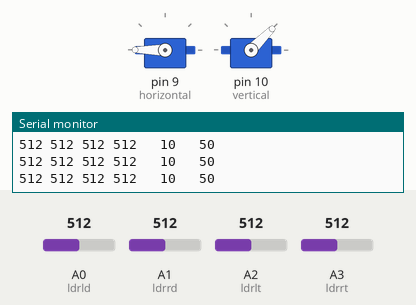
This sketch was run on a simulated Arduino Uno, built with avr-gcc and run on an emulated ATmega328P. Parts: 2 × servo, the last lines printed to the serial monitor. The test bench sets the inputs (shaded band); at power-on: A0 (ldrld) = 512, A1 (ldrrd) = 512, A2 (ldrlt) = 512, A3 (ldrrt) = 512.

Above: at 1.2 s.
1.3 s: A0 (ldrld) set to 606
4.3 s: A0 (ldrld) set to 630
At 7.1 s:
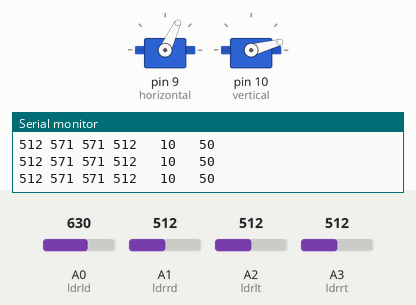
7.3 s: A1 (ldrrd) set to 309
8.8 s: A1 (ldrrd) set to 279
At 9.3 s:
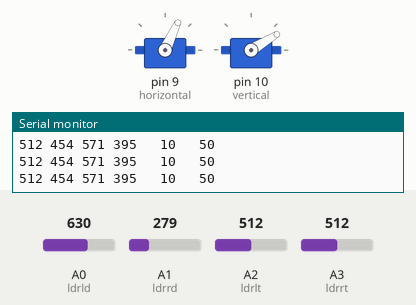
11.8 s: A2 (ldrlt) set to 55
At 12.35 s:
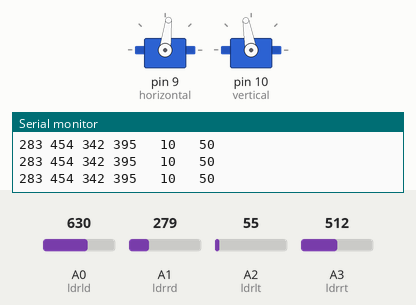
14.8 s: A3 (ldrrt) set to 314
At 16.0 s:
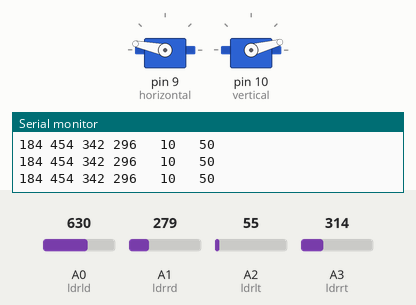
16.3 s: A3 (ldrrt) set to 287
At 16.78 s:
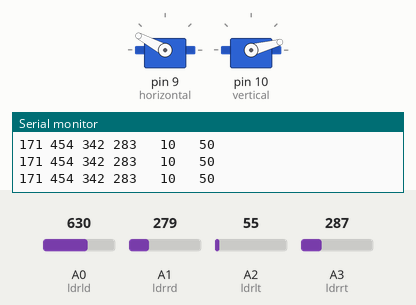
Timing chart, 0 to 20.3 s (numbered marks = the images above; inputs shaded):
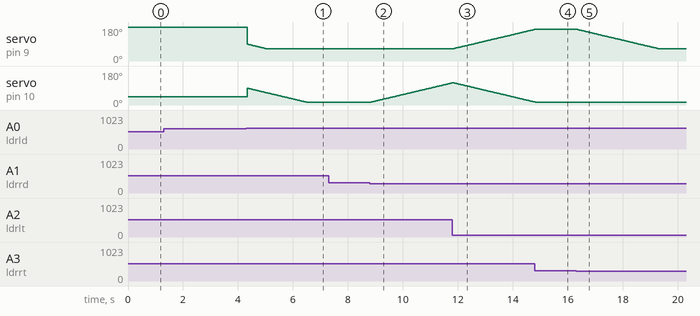

The sketch:

servoWithColorRecognition.ino
```cpp
#include <Servo.h>

Servo horizontal; // Yatay Servo Motor
int servoh = 90;
int servohLimitHigh = 180;
int servohLimitLow = 65;
Servo vertical;   // Dikey Servo
int servov = 90;
int servovLimitHigh = 120;
int servovLimitLow = 15;

int ldrlt = 2; // Sol Üst LDR Sensör Pini
int ldrrt = 3; //Sağ Üst LDR Sensör Pini
int ldrld = 0; //Sol Alt Sensör Pini
int ldrrd = 1; //Sağ Alt Sensör Pini

void setup()
{
  Serial.begin(9600);
  horizontal.attach(9); // Yatay Ekseni Servo Motor Pini
  vertical.attach(10); // Dikey Ekseni Servo Motor Pini
  horizontal.write(180);
  vertical.write(45);
}

void loop()
{
  int lt = analogRead(ldrlt); // Sol Üst LDR Sensör
  int rt = analogRead(ldrrt); // Sağ Üst LDR Sensör
  int ld = analogRead(ldrld); // Sol Alt Sensör
  int rd = analogRead(ldrrd); // Sağ Alt Sensör

  int dtime = 10;
  int tol = 50;

  int avt = (lt + rt) / 2; // Üst Sensör Verilerinin Ortalaması
  int avd = (ld + rd) / 2; // Alt Sensör Verilerinin Oratalaması
  int avl = (lt + ld) / 2; // Sol Sensör Verilerinin Ortalaması
  int avr = (rt + rd) / 2; // Sağ Sensör Verilerinin Ortalaması

  int dvert = avt - avd; // Alt ve Üst Sensörlerin Farkı
  int dhoriz = avl - avr;// Sağ ve Sol Sensörlerin Farkı

  Serial.print(avt);
  Serial.print(" ");
  Serial.print(avd);
  Serial.print(" ");
  Serial.print(avl);
  Serial.print(" ");
  Serial.print(avr);
  Serial.print("   ");
  Serial.print(dtime);
  Serial.print("   ");
  Serial.print(tol);
  Serial.println(" ");


  if (-1*tol > dvert || dvert > tol)
  {
  if (avt > avd)
  {
    servov = ++servov;
     if (servov > servovLimitHigh)
     {
      servov = servovLimitHigh;
     }
  }
  else if (avt < avd)
  {
    servov= --servov;
    if (servov < servovLimitLow)
  {
    servov = servovLimitLow;
  }
  }
  vertical.write(servov);
  }

  if (-1*tol > dhoriz || dhoriz > tol)
  {
  if (avl > avr)
  {
    servoh = --servoh;
    if (servoh < servohLimitLow)
    {
    servoh = servohLimitLow;
    }
  }
  else if (avl < avr)
  {
    servoh = ++servoh;
     if (servoh > servohLimitHigh)
     {
     servoh = servohLimitHigh;
     }
  }
  else if (avl = avr)
  {

  }
  horizontal.write(servoh);
  }
   delay(dtime);
}
```

Measured:
- the behaviour switches between 613 and 614 on A0 (ldrld) (found by bisection; images 0 and 1)
- the behaviour switches between 294 and 293 on A1 (ldrrd) (found by bisection; images 1 and 2)
- the behaviour switches between 305 and 304 on A3 (ldrrt) (found by bisection; images 4 and 5)
- after the input at 4.3 s, servo on pin 9 (horizontal): moves from 180° to 65° over 0.70 s, starting at once
- after the input at 8.8 s, servo on pin 10 (vertical): moves from 15° to 117° over 2.9 s, starting at once
- after the input at 11.8 s, servo on pin 9 (horizontal): moves from 65° to 167° over 2.9 s, starting at once
- after the input at 14.8 s, servo on pin 9 (horizontal): goes on until 14.8 s, then stays 168°
- after the input at 16.3 s, servo on pin 9 (horizontal): moves from 168° to 65° over 3.0 s, starting at once
